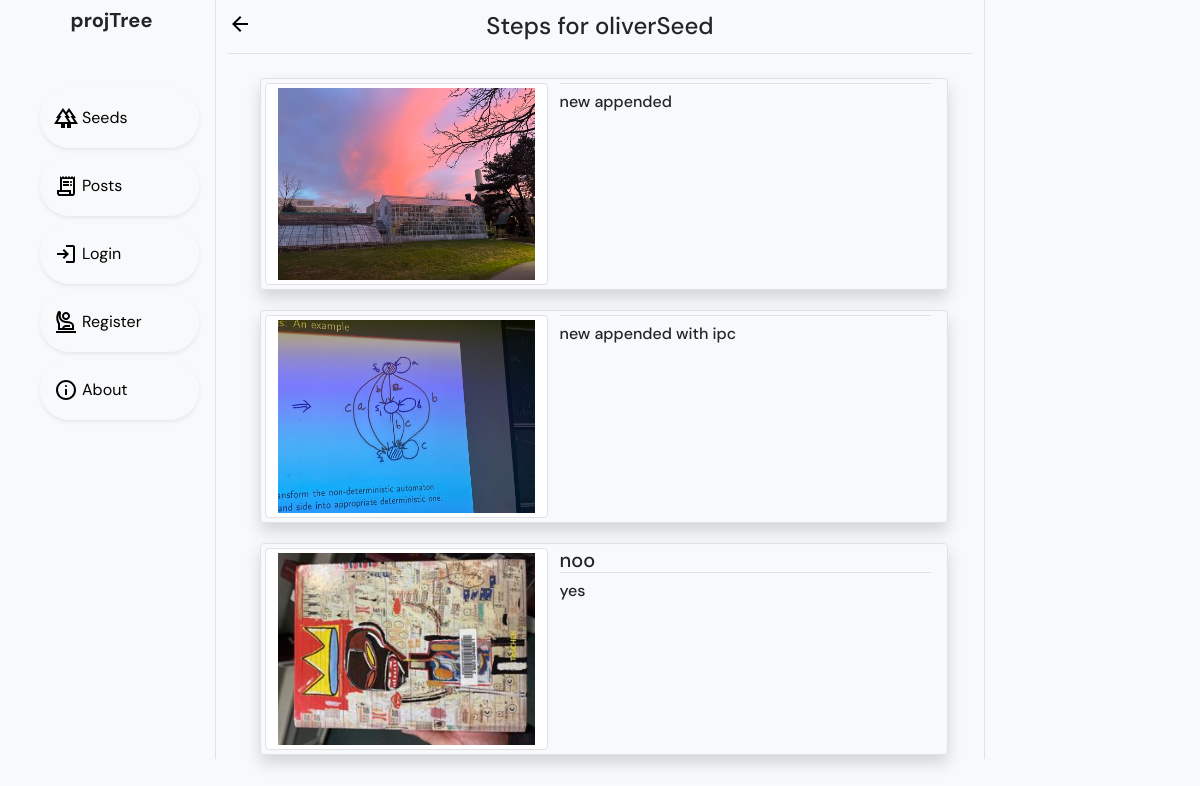
The app's page /step/16/steps/ with its own data.
### step/models.py (models this page shows, shortened)
class Step(models.Model):
    img = models.ImageField(default='default_seed_pic.PNG', upload_to='step_pics')
    title = models.CharField(max_length=50)
    content = models.TextField()
    seed = models.ForeignKey("seed.Seed", on_delete=models.CASCADE)

### seed/models.py (models this page shows, shortened)
class Seed(models.Model):
    author = models.ForeignKey(User, on_delete=models.DO_NOTHING) #not on_delete
    date_posted = models.DateField(default = timezone.now)
    seedName = models.CharField(max_length=50)
    content = models.TextField()
    seedImg = ResizedImageField(size=[500,300], upload_to='seed_pics', default='default_seed_pic.PNG')
    obtainTime = models.CharField(max_length=20, choices=seasons, default="any season")
    plantImg = ResizedImageField(size=[500,300], upload_to='plant_pics', default='default_plant_pic.PNG')
    growthRate = models.CharField(max_length=30, choices=growthRate, default="Depends on their mood")
    edibleFruit = models.BooleanField(null=False, default = False)

### step/views.py (the view)
# urls.py: path('<seed_id>/steps/', StepListView.as_view(), name='step_list'),
class StepListView(ListView):
    model = Step
    template_name = 'step_list.html'
    context_object_name = 'steps'
    def get_queryset(self) -> QuerySet[Any]:
        target_seed = get_object_or_404(Seed, id = self.kwargs.get('seed_id'))
        return Step.objects.filter(seed = target_seed)

### step/templates/step/step_list.html (shortened to what this page needs)
{% extends "base.html" %}
{% load static %}
{% block href %}
<a class="position-absolute start-0" href="{%url 'seed_detail' steps.0.seed.id %} "> <img src="{% static 'seed/icons/arrow_back_icon.svg' %}"></a>
{% endblock %}
{% block head %}
Steps for {{steps.0.seed.seedName}}
{% endblock %}
{% block content %}
<div class="container-fluid row mx-auto">
    {% for step in steps %}
    <div class="row seed m-1 p-1 border rounded shadow mt-3">
        <img class="col-lg-5 col-md-5 col img-thumbnail" src="{{ step.img.url }}" alt="img of {{seed.seedName}}"
            style="object-fit: cover;">
        <div class="info col-lg-7 col-md-6 col">
            <div class="h5 border-bottom">{{step.title}} </div>
            <p class="h6"> {{step.content}} </p>
        </div>
    </div>
    {% endfor %}
</div>
{% endblock %}

### seed/static/seed/css/style.css (style rules this page uses)
a { text-decoration: none; }

### records on screen
Step: seed.seedName "oliverSeed", img (placeholder picture), content "new appended"
Step: img (picture), content "new appended with ipc"
Step: img (picture), title "noo", content "yes"
